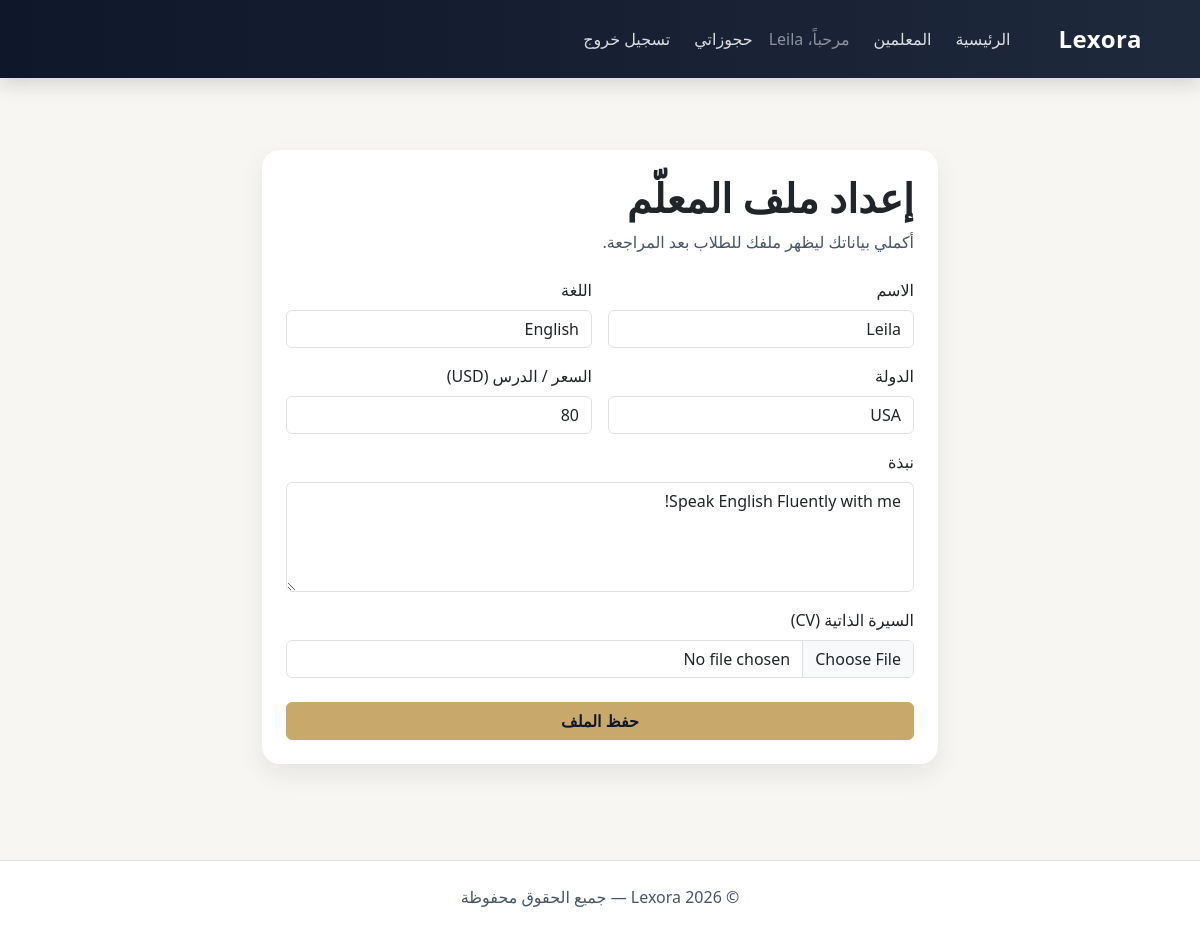
The page /accounts/tutor/onboarding/ (signed in) on the database its author committed.
### main/models.py (models this page shows, shortened)
class Tutor(models.Model):
    user = models.OneToOneField(User, on_delete=models.CASCADE, null=True, blank=True)
    photo = models.ImageField(upload_to="tutors/photos/", blank=True, null=True)
    name = models.CharField(max_length=120)
    language = models.CharField(max_length=50)
    country = models.CharField(max_length=60)
    price = models.PositiveIntegerField(help_text="Price per hour in AED")
    rating = models.DecimalField(max_digits=2, decimal_places=1, default=4.8)
    bio = models.TextField(blank=True)
    lessons = models.PositiveIntegerField(default=0)
    students = models.PositiveIntegerField(default=0)
    is_active = models.BooleanField(default=True)
    created_at = models.DateTimeField(auto_now_add=True)
    updated_at = models.DateTimeField(auto_now=True)

### accounts/models.py (models this page shows, shortened)
class Profile(models.Model):
    ROLE_CHOICES = (
        ("STUDENT", "Student"),
        ("TUTOR", "Tutor"),
    )
    STATUS_CHOICES = (
        ("PENDING", "Pending"),
        ("INTERVIEW", "Interview"),
        ("APPROVED", "Approved"),
        ("REJECTED", "Rejected"),
    )
    user = models.OneToOneField(User, on_delete=models.CASCADE)
    role = models.CharField(max_length=10, choices=ROLE_CHOICES, default="STUDENT")
    cv = models.FileField(upload_to="cvs/", null=True, blank=True)
    status = models.CharField(
        max_length=10,
        choices=STATUS_CHOICES,
        default="PENDING"
    )
    admin_note = models.TextField(blank=True, null=True)

### accounts/views.py (the view, shortened to what this page needs)
# urls.py: path("tutor/onboarding/", views.tutor_onboarding, name="tutor_onboarding"),
@login_required
def tutor_onboarding(request):
    profile = Profile.objects.filter(user=request.user).first()
    if profile is None:
        profile = Profile.objects.create(
            user=request.user,
            role="TUTOR",
            status="PENDING"
        )
    if profile.role != "TUTOR":
        return redirect("home")
    tutor = Tutor.objects.filter(user=request.user).first()
    return render(request, "accounts/tutor_onboarding.html", {"tutor": tutor})

### accounts/templates/accounts/tutor_onboarding.html (shortened to what this page needs)
{% extends "main/base.html" %}
{% block content %}
<section class="py-5">
  <div class="container" style="max-width: 700px;">
    <div class="card border-0 shadow-sm">
      <div class="card-body p-4">
        <h1 class="fw-bold mb-2">إعداد ملف المعلّم</h1>
        <p class="text-secondary mb-4">أكملي بياناتك ليظهر ملفك للطلاب بعد المراجعة.</p>
        <form method="post" enctype="multipart/form-data">
          <div class="row g-3">
            <div class="col-md-6">
              <label class="form-label">الاسم</label>
              <input name="name" class="form-control" required value="{{ tutor.name|default:'' }}">
            </div>
            <div class="col-md-6">
              <label class="form-label">اللغة</label>
              <input name="language" class="form-control" placeholder="English / Arabic" required value="{{ tutor.language|default:'' }}">
            </div>
            <div class="col-md-6">
              <label class="form-label">الدولة</label>
              <input name="country" class="form-control" required value="{{ tutor.country|default:'' }}">
            </div>
            <div class="col-md-6">
              <label class="form-label">السعر / الدرس (USD)</label>
              <input name="price" type="number" min="0" class="form-control" required value="{{ tutor.price|default:'' }}">
            </div>
            <div class="col-12">
              <label class="form-label">نبذة</label>
              <textarea name="bio" class="form-control" rows="4">{{ tutor.bio|default:'' }}</textarea>
            </div>
            <div class="col-12">
              <label class="form-label">السيرة الذاتية (CV)</label>
              <input type="file" name="cv" class="form-control" {% if not user.profile.cv %}required{% endif %}>
            </div>
          </div>
          <button class="btn btn-primary w-100 mt-4" type="submit">
            حفظ الملف
          </button>
        </form>
      </div>
    </div>
  </div>
</section>
{% endblock %}

### main/templates/main/base.html (shortened to what this page needs)
<!DOCTYPE html>
<html lang="ar" dir="rtl">
<head>
  <link href="https://cdn.jsdelivr.net/npm/bootstrap@5.3.3/dist/css/bootstrap.min.css" rel="stylesheet">
</head>
<body>
  <nav class="navbar navbar-expand-lg navbar-dark navbar-lexora py-3">
    <div class="container">
      <a class="navbar-brand fw-bold" href="/">Lexora</a>
      <div class="collapse navbar-collapse" id="nav">
        <ul class="navbar-nav ms-auto align-items-lg-center gap-lg-2">
          <li class="nav-item">
            <a class="nav-link {% block nav_home_active %}{% endblock %}" href="/">الرئيسية</a>
          </li>
          <li class="nav-item">
            <a class="nav-link" href="/tutors/">المعلمين</a>
          </li>
          {% if user.is_authenticated %}
            <li class="nav-item">
              <span class="navbar-text text-white-50 me-2">مرحباً، {{ user.username }}</span>
            </li>
                     <li class="nav-item">
                      <a class="nav-link" href="/my-bookings/">حجوزاتي</a>
                     </li>
            <li class="nav-item">
              <a class="nav-link" href="/accounts/logout/">تسجيل خروج</a>
            </li>
          {% endif %}
        </ul>
      </div>
    </div>
  </nav>
{% block content %}{% endblock %}
  <footer class="py-4 border-top mt-5">
    <div class="container text-center">
      © {% now "Y" %} Lexora — جميع الحقوق محفوظة
    </div>
  </footer>
</body>
</html>

### main/templates/main/base.html (style rules this page uses)
body { background-color: #F8F6F2; color: #0F172A; font-family: "Segoe UI", Tahoma, sans-serif; }
.navbar-lexora { background: linear-gradient(90deg, #0F172A, #1E293B); box-shadow: 0 6px 18px rgba(15, 23, 42, 0.15); }
.navbar-brand { color: #FFFFFF !important; font-size: 1.5rem; letter-spacing: 0.5px; }
.nav-link { color: rgba(255,255,255,0.85) !important; font-weight: 500; }
.btn-primary { background-color: #C8A96B !important; border-color: #C8A96B !important; color: #0F172A !important; font-weight: 600; }
.card { border: none !important; border-radius: 18px !important; box-shadow: 0 10px 24px rgba(15, 23, 42, 0.08) !important; overflow: hidden; }
.text-secondary { color: #475569 !important; }
footer { background-color: #FFFFFF; color: #475569; }

### rows shown on the page
Tutor: name "Leila", language "English", country "USA", price "80", bio "Speak English Fluently with me!"

### other values the page prints
{{ user.username }} "Leila"
